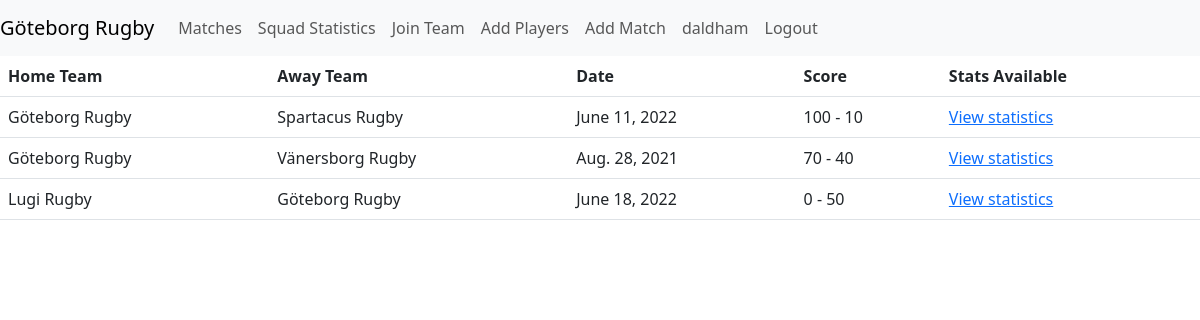
/matches/ (signed in), run on the app's committed database.
### stats/models.py (models this page shows, shortened)
class MyUser(AbstractUser):
    coach = models.BooleanField(default=False)
    team = models.ForeignKey(Team, on_delete=models.CASCADE, null=True, blank=True)
    @property
    def is_coach(self):
        return self.coach

class Team(models.Model):
    name = models.CharField(max_length=30)
    invite_code = models.CharField(max_length=10, null=True, blank=True)
    def __str__(self):
        return self.name

class Match(models.Model):
    home_team = models.ForeignKey(Team, on_delete=models.CASCADE, related_name='home_matches')
    away_team = models.ForeignKey(Team, on_delete=models.CASCADE, related_name='away_matches')
    date = models.DateField()
    home_score = models.IntegerField(default=0)
    away_score = models.IntegerField(default=0)

### stats/views.py (the view)
# urls.py: path('matches/', views.matches, name='matches'),
def matches(request):
    user_team = request.user.team
    matches = Match.objects.filter(Q(home_team=user_team) | Q(away_team=user_team))
    return render(request, 'matches.html', {'matches': matches})

### stats/templates/matches.html
{% extends 'base.html' %}
{% block content %}
{% if matches %}
  <table class="table">
    <thead>
      <tr>
        <th>Home Team</th>
        <th>Away Team</th>
        <th>Date</th>
        <th>Score</th>
        <th>Stats Available</th>
      </tr>
    </thead>
    <tbody>
      {% for match in matches %}
        <tr>
          <td>{{ match.home_team }}</td>
          <td>{{ match.away_team }}</td>
          <td>{{ match.date }}</td>
          <td>{{ match.home_score }} - {{ match.away_score }}</td>
          <td><a href="{% url 'player_statistics' match.id %}">View statistics</a></td>
        </tr>
      {% endfor %}
    </tbody>
  </table>
{% else %}
  <p>No matches found. You can join a team using the Join Team link above.</p>
{% endif %}
{% endblock %}

### stats/templates/base.html (shortened to what this page needs)
<!doctype html>
<html lang="en">
  <head>
    <link href="https://cdn.jsdelivr.net/npm/bootstrap@5.3.0-alpha1/dist/css/bootstrap.min.css" rel="stylesheet">
  </head>
  <body>
    <nav class="navbar navbar-expand-lg navbar-light bg-light">
        <div class="navbar-brand">
            {% if user.is_authenticated %}
                {{ user.team.name }}
            {% endif %}
        </div>
        <div class="collapse navbar-collapse" id="navbarNav">
            <ul class="navbar-nav mr-auto">
                <li class="nav-item">
                    <a class="nav-link" href="{% url 'matches' %}">Matches</a>
                </li>
                <li class="nav-item">
                    <a class="nav-link" href="{% url 'squad' %}">Squad Statistics</a>
                </li>
                <li class="nav-item">
                    <a class="nav-link" href="{% url 'join' %}">Join Team</a>
                </li>
                {% if user.is_authenticated and user.is_coach %}
                    <li class="nav-item">
                        <a class="nav-link" href="{% url 'add_players' %}">Add Players</a>
                    </li>
                    <li class="nav-item">
                        <a class="nav-link" href="{% url 'add_match' %}">Add Match</a>
                    </li>
                {% endif %}
            </ul>
            <ul class="navbar-nav">
                {% if user.is_authenticated %}
                <li class="nav-item">
                    <a class="nav-link" href="{% url 'index' %}">{{ user.username }}</a>
                </li>
                <li class="nav-item">
                    <a class="nav-link" href="{% url 'logout' %}">Logout</a>
                </li>
                {% endif %}
            </ul>
        </div>
    </nav>
    {% block content %}{% endblock %}
  </body>
</html>

### data on the page
MyUser: team.name "Göteborg Rugby", username "daldham"
Match: home_team "Göteborg Rugby", away_team "Spartacus Rugby", date "June 11, 2022", home_score "100", away_score "10"
Match: home_team "Göteborg Rugby", away_team "Vänersborg Rugby", date "Aug. 28, 2021", home_score "70", away_score "40"
Match: home_team "Lugi Rugby", away_team "Göteborg Rugby", date "June 18, 2022", home_score "0", away_score "50"
